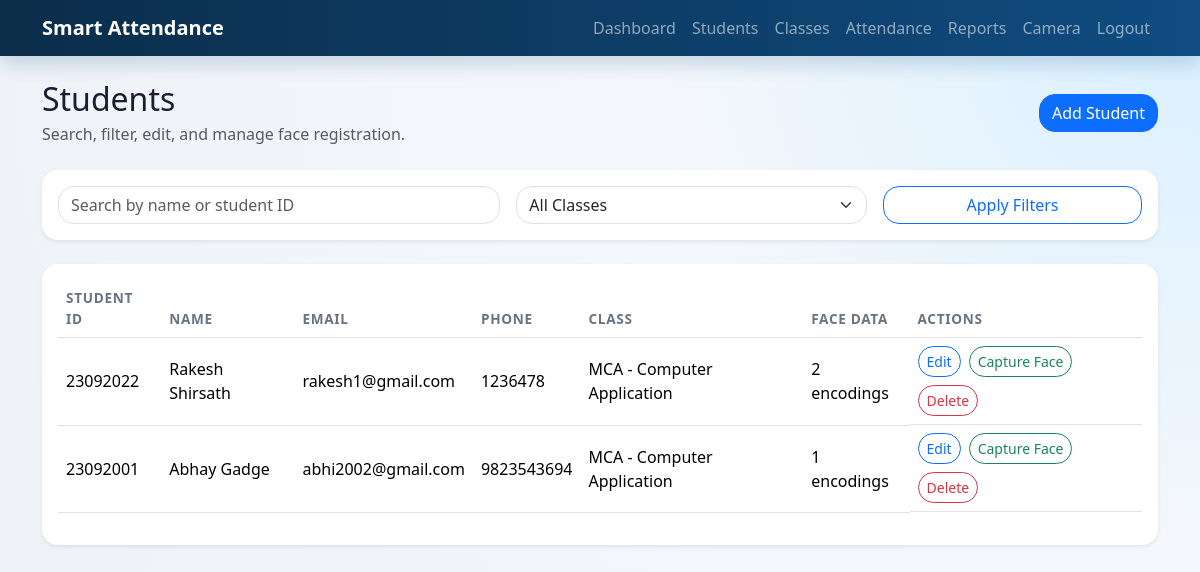
The app's page /students (signed in) with its own data.
### app/models.py (models this page shows)
class Student(db.Model):
    __tablename__ = "students"
    id = db.Column(db.Integer, primary_key=True)
    student_id = db.Column(db.String(50), unique=True, nullable=False)
    full_name = db.Column(db.String(150), nullable=False)
    email = db.Column(db.String(120), unique=True, nullable=False)
    phone = db.Column(db.String(20), nullable=False)
    class_id = db.Column(db.Integer, db.ForeignKey("classrooms.id"), nullable=False)
    image_folder = db.Column(db.String(255), nullable=True)
    created_at = db.Column(db.DateTime, default=datetime.utcnow, nullable=False)
    classroom = db.relationship("ClassRoom", back_populates="students")
    face_encodings = db.relationship(
        "FaceEncoding", back_populates="student", cascade="all, delete-orphan"
    )
    attendance_records = db.relationship(
        "Attendance", back_populates="student", cascade="all, delete-orphan"
    )

class ClassRoom(db.Model):
    __tablename__ = "classrooms"
    id = db.Column(db.Integer, primary_key=True)
    class_name = db.Column(db.String(100), nullable=False)
    section = db.Column(db.String(30), nullable=False)
    subject = db.Column(db.String(120), nullable=True)
    created_at = db.Column(db.DateTime, default=datetime.utcnow, nullable=False)
    students = db.relationship(
        "Student", back_populates="classroom", cascade="all, delete-orphan"
    )
    attendance_records = db.relationship(
        "Attendance", back_populates="classroom", cascade="all, delete-orphan"
    )
    @property
    def display_name(self) -> str:
        return f"{self.class_name} - {self.section}"

### app/routes.py (the view, shortened to what this page needs)
@main_bp.route("/students")
@login_required
def students():
    search = request.args.get("search", "").strip()
    class_filter = request.args.get("class_id", type=int)
    query = Student.query.join(ClassRoom)
    if class_filter:
        query = query.filter(Student.class_id == class_filter)
    students_list = query.order_by(Student.created_at.desc()).all()
    classes = ClassRoom.query.order_by(ClassRoom.class_name.asc()).all()
    return render_template("students.html", students=students_list, classes=classes, search=search, selected_class=class_filter)

### app/auth.py (called while the page is built)
def login_required(view):
    @wraps(view)
    def wrapped_view(**kwargs):
        if g.admin is None:
            return redirect(url_for("auth.login", next=request.url))
        return view(**kwargs)
    return wrapped_view

@auth_bp.before_app_request
def load_logged_in_admin() -> None:
    admin_id = session.get("admin_id")
    g.admin = Admin.query.get(admin_id) if admin_id else None

### app/templates/students.html (shortened to what this page needs)
{% extends "base.html" %}
{% block content %}
<div class="d-flex justify-content-between align-items-center mb-4 flex-wrap gap-2">
    <div>
        <h2 class="mb-1">Students</h2>
        <p class="text-muted mb-0">Search, filter, edit, and manage face registration.</p>
    </div>
    <a href="{{ url_for('main.add_student') }}" class="btn btn-primary">Add Student</a>
</div>
<div class="card border-0 shadow-sm rounded-4 mb-4">
    <div class="card-body">
        <form method="GET" class="row g-3">
            <div class="col-md-5">
                <input type="text" name="search" value="{{ search }}" class="form-control" placeholder="Search by name or student ID">
            </div>
            <div class="col-md-4">
                <select name="class_id" class="form-select">
                    <option value="">All Classes</option>
                </select>
            </div>
            <div class="col-md-3 d-grid">
                <button class="btn btn-outline-primary">Apply Filters</button>
            </div>
        </form>
    </div>
</div>
<div class="card border-0 shadow-sm rounded-4">
    <div class="card-body">
        <div class="table-responsive">
            <table class="table align-middle">
                <thead>
                    <tr>
                        <th>Student ID</th>
                        <th>Name</th>
                        <th>Email</th>
                        <th>Phone</th>
                        <th>Class</th>
                        <th>Face Data</th>
                        <th>Actions</th>
                    </tr>
                </thead>
                <tbody>
                    {% for student in students %}
                    <tr>
                        <td>{{ student.student_id }}</td>
                        <td>{{ student.full_name }}</td>
                        <td>{{ student.email }}</td>
                        <td>{{ student.phone }}</td>
                        <td>{{ student.classroom.display_name }}</td>
                        <td>{{ student.face_encodings|length }} encodings</td>
                        <td class="d-flex gap-2 flex-wrap">
                            <a href="{{ url_for('main.edit_student', student_id=student.id) }}" class="btn btn-sm btn-outline-primary">Edit</a>
                            <form method="POST" action="{{ url_for('attendance_module.capture_student_faces', student_id=student.id) }}">
                                <button class="btn btn-sm btn-outline-success">Capture Face</button>
                            </form>
                            <form method="POST" action="{{ url_for('main.remove_student', student_id=student.id) }}" onsubmit="return confirm('Delete this student?');">
                                <button class="btn btn-sm btn-outline-danger">Delete</button>
                            </form>
                        </td>
                    </tr>
                    {% else %}
                    <tr><td colspan="7" class="text-center text-muted">No students found.</td></tr>
                    {% endfor %}
                </tbody>
            </table>
        </div>
    </div>
</div>
{% endblock %}

### app/static/css/style.css (style rules this page uses)
:root { --bg: #f4f7fb; --ink: #162033; --muted: #697386; --brand: #0f4c81; --brand-soft: #dceeff; --card-shadow: 0 14px 40px rgba(22, 32, 51, 0.08); }
body { background: radial-gradient(circle at top right, #d9f0ff 0%, #f4f7fb 38%, #eef2f7 100%); color: var(--ink); min-height: 100vh; }
.card, .table, .form-control, .form-select, .btn { border-radius: 1rem !important; }
.table thead th { color: var(--muted); font-size: 0.85rem; text-transform: uppercase; letter-spacing: 0.05em; }

### records on screen
Student: student_id "23092022", full_name "Rakesh Shirsath", email "rakesh1@gmail.com", phone "1236478", classroom.display_name "MCA - Computer Application", face_encodings|length "2"
Student: student_id "23092001", full_name "Abhay Gadge", email "abhi2002@gmail.com", phone "9823543694", classroom.display_name "MCA - Computer Application", face_encodings|length "1"
